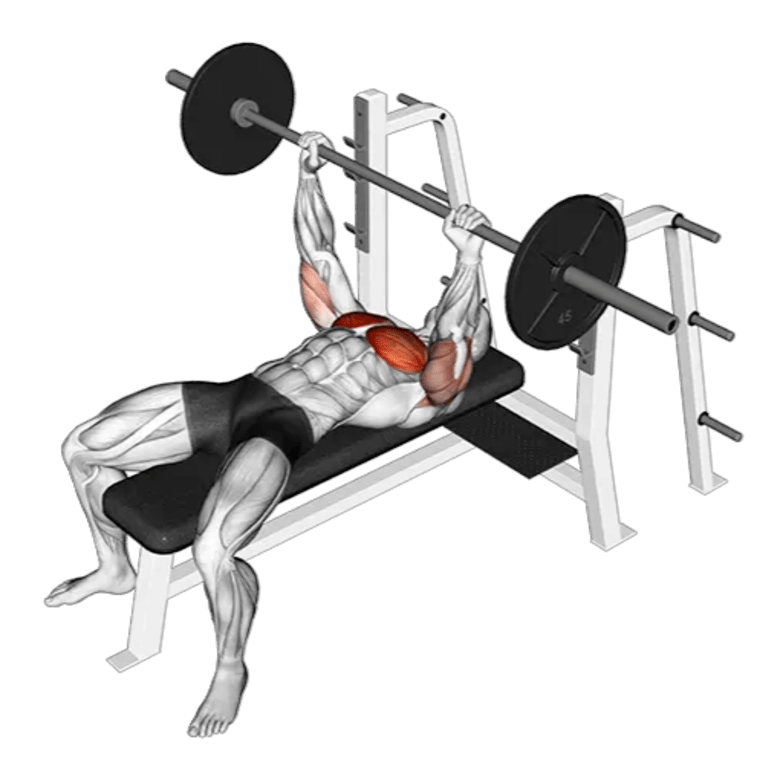
#> input picture legacy/some_images/développés_couchés.png, 780 x 780 px; its folder holds 7 pictures in this run
$ python convert_images.py
#> lines starting #> are read from the running program, lines starting #| are printed output that depends on the picture
"""Convert legacy exercise illustrations to seed images.

Usage (from the repo root):
    python3 -I tools/seed/convert_images.py

Reads PNGs from legacy/some_images/ and writes assets/seed/images/<seed_key>.webp
(max 1080 px on the longest side, transparency kept). Only exercises listed in
SOURCES get an image; the mapping is the record of which old illustration each
seed exercise reuses.
"""

import sys
import unicodedata
from pathlib import Path

from PIL import Image

ROOT = Path(__file__).resolve().parents[2]
SRC_DIR = ROOT / "legacy" / "some_images"
OUT_DIR = ROOT / "assets" / "seed" / "images"
MAX_SIDE = 1080
QUALITY = 90

# seed_key -> legacy file name in legacy/some_images/
SOURCES = {
    "barbell_bench_press": "développés_couchés.png",
    "dumbbell_bench_press": "développés_couchés_haltères.png",
    "incline_barbell_bench_press": "développés_inclinés.png",
    "incline_dumbbell_bench_press": "développés_inclinés_haltères.png",
    "dumbbell_fly": "écartés_couchés.png",
    "push_up": "pompes.png",
    "decline_push_up": "pompes_déclinées.png",
    "dumbbell_pullover": "pullover.png",
    "lat_pulldown": "tirage_vertical.png",
    "barbell_row": "rowing.png",
    "dumbbell_row": "rowing_haltère.png",
    "dumbbell_shoulder_press": "overhead_shoulder.png",
    "reverse_fly": "oiseau.png",
    "upright_row": "trapèzes_à_la_barre.png",
    "pike_push_up": "pompes_pike.png",
    "shrug": "dumbbell_shrug.png",
    "barbell_curl": "debout_barre_biceps.png",
    "dumbbell_curl": "haltère.png",
    "hammer_curl": "hammer_curls_debout.png",
    "preacher_curl": "pupitre_barre_droite.png",
    "overhead_triceps_extension": "extensions_verticales_haltères.png",
    "bench_dip": "triceps.png",
    "diamond_push_up": "pompes_diamand.png",
    "wrist_curl": "flexions_poignets_sur_banc.png",
    "crunch": "crunch.png",
    "bicycle_crunch": "crunch_gauche-droite.png",
    "hollow_hold": "jambes_tendues.png",
    "russian_twist": "russian_twist.png",
    "plank": "planche.png",
    "side_plank": "gainage_latéral_droit.png",
    "ab_wheel_rollout": "roue.png",
    "mountain_climber": "mountain_climbers.png",
    "woodchopper": "woodchopper_élastique.png",
    "seated_knee_tuck": "rameur.png",
    "deadlift": "soulevé_de_terre.png",
    "superman": "superman.png",
    "back_squat": "squats.png",
    "leg_extension": "leg_extension.png",
    "lunge": "fentes.png",
    "bulgarian_split_squat": "fentes_bulgares.png",
    "jump_squat": "squats_sautés.png",
    "wall_sit": "chaise.png",
    "leg_curl": "leg_curl.png",
    "standing_calf_raise": "mollets_barre.png",
}


def find(name: str) -> Path:
    """Find a file regardless of Unicode normalisation (NFC vs NFD names)."""
    want = unicodedata.normalize("NFC", name)
    for p in SRC_DIR.iterdir():
        if unicodedata.normalize("NFC", p.name) == want:
            return p
    raise FileNotFoundError(name)


def has_alpha(im: Image.Image) -> bool:
    if im.mode in ("RGBA", "LA") or "transparency" in im.info:
        alpha = im.convert("RGBA").getchannel("A")
        return alpha.getextrema()[0] < 255
    return False


def main() -> int:
    OUT_DIR.mkdir(parents=True, exist_ok=True)
    for key, name in SOURCES.items():
        im = Image.open(find(name))
#> im is the input picture: PIL image 780x780 P; mean R, G, B, A 86.1, 115, 88.9, 65.7
        im = im.convert("RGBA" if has_alpha(im) else "RGB")
#> in has_alpha, `alpha = im.convert("RGBA").getchannel("A")`:
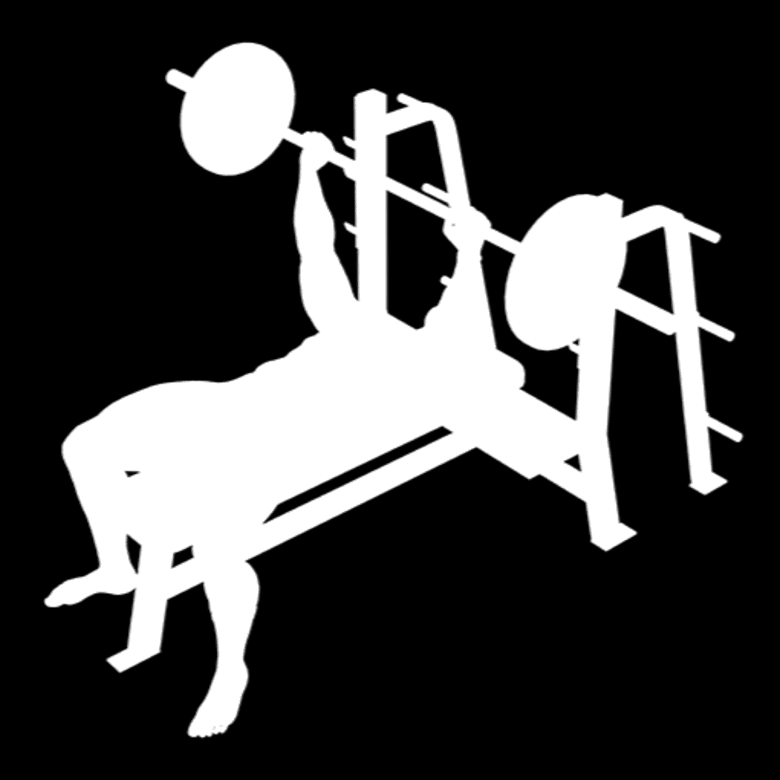
#> alpha: PIL image 780x780 L; min 0, max 255, mean 65.7
        im.thumbnail((MAX_SIDE, MAX_SIDE), Image.Resampling.LANCZOS)
        out = OUT_DIR / f"{key}.webp"
        im.save(out, "WEBP", quality=QUALITY, method=6, exact=im.mode == "RGBA")
        print(f"{key}.webp  {im.size[0]}x{im.size[1]}  {im.mode}  {out.stat().st_size // 1024} KB")
#| barbell_bench_press.webp  780x780  RGBA  61 KB
#> pass 2 of the loop in main, `for key, name in SOURCES.items():`:
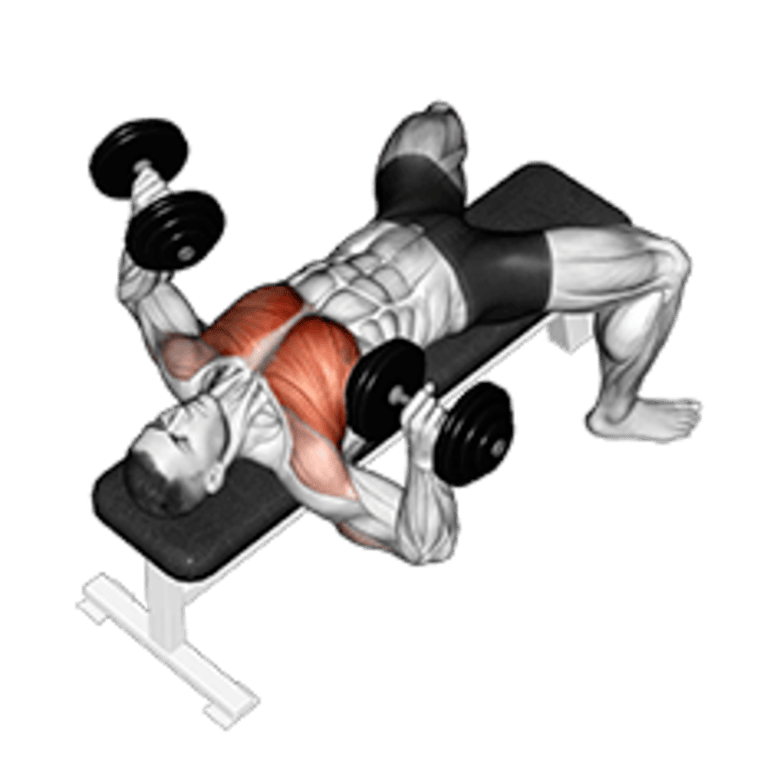
#> input picture legacy/some_images/développés_couchés_haltères.png, 780 x 780 px
#> in main, im is the input picture: PIL image 780x780 P; mean R, G, B, A 84.1, 110.6, 84.9, 71.7
#> in has_alpha (call 2), `alpha = im.convert("RGBA").getchannel("A")`:
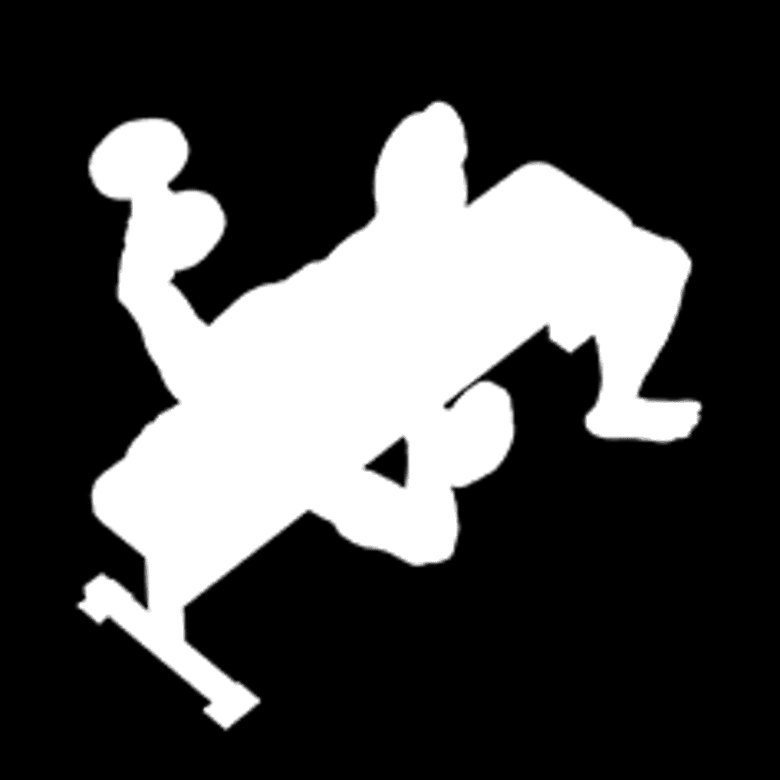
#> alpha: PIL image 780x780 L; min 0, max 255, mean 71.7
#| dumbbell_bench_press.webp  780x780  RGBA  50 KB
#> pass 3 of the loop in main, `for key, name in SOURCES.items():`:
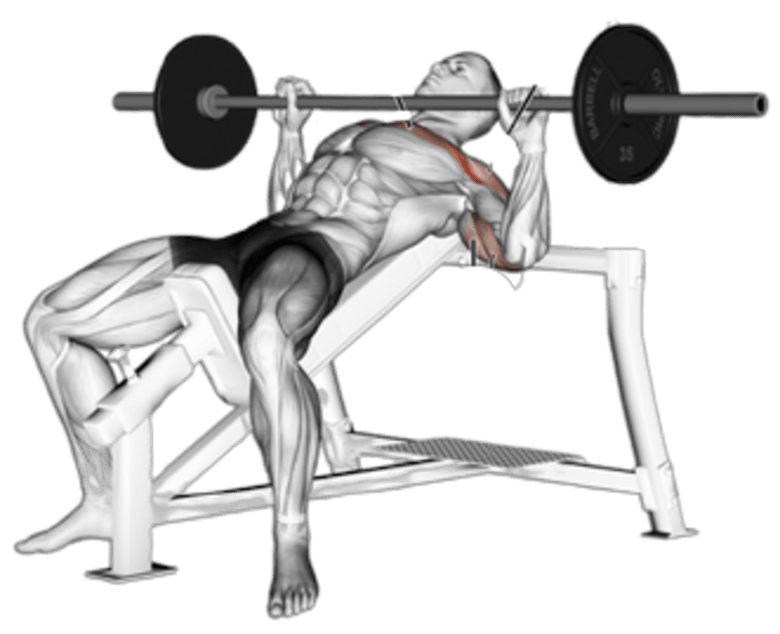
#> input picture legacy/some_images/développés_inclinés.png, 780 x 634 px
#> in main, im is the input picture: PIL image 780x634 P; mean R, G, B, A 98.3, 122.5, 101, 89.5
#> in has_alpha (call 3), `alpha = im.convert("RGBA").getchannel("A")`:
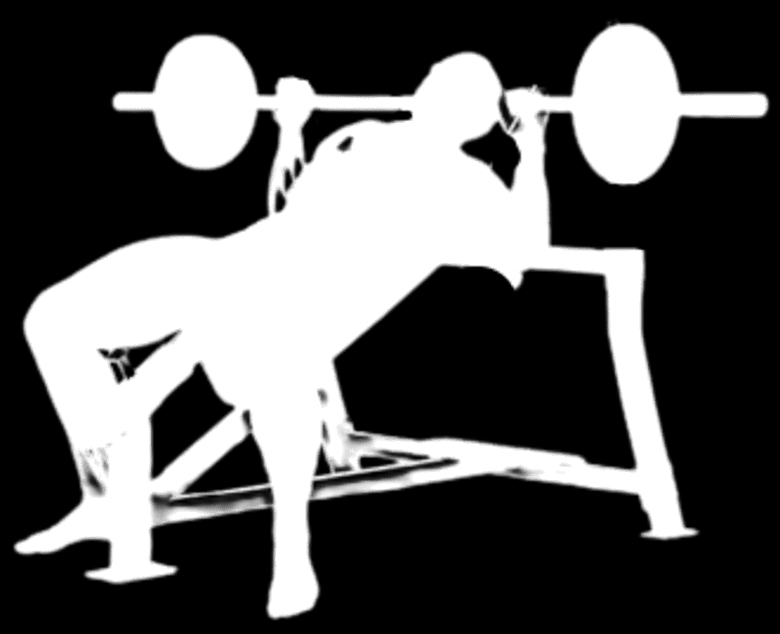
#> alpha: PIL image 780x634 L; min 0, max 255, mean 89.5
#> (the run stopped early here; a loop or call above may not have finished)
